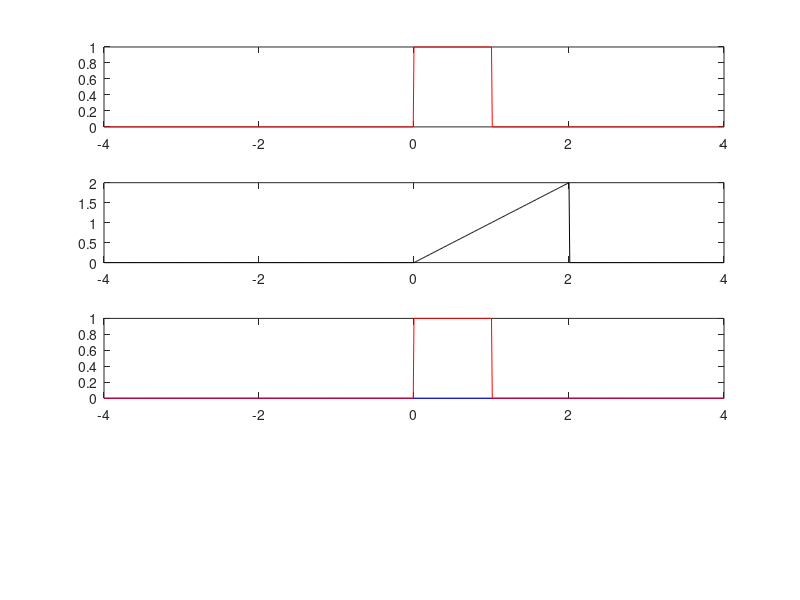

The MATLAB script that drew this image: (Note: this script raises an error after producing the figure.)
clc
clear all
close all


step_size_x=0.01;
t=-4:step_size_x:4;
appned_zeros=length(t);
shift_x_for_plot=round(appned_zeros/2)+1;

for ii=1:1:appned_zeros
    if(t(ii)<0)
        x(ii)=0; % x(t)
    elseif(t(ii)>=0 && t(ii)<=1)
        x(ii)=1;
    else
        x(ii)=0;
    end
end

for ii=1:1:appned_zeros
    if(t(ii)<0)
        y(ii)=0; % y(t)
    elseif(t(ii)>=0 && t(ii)<=2)
        y(ii)=t(ii);
    else
        y(ii)=0;
    end
end


for ii=1:1:appned_zeros
    fliped_y(ii)=y(appned_zeros-ii+1);
end
% fliped_expo_t=fliplr( expo_t);

prefix_x=zeros(1, 2*appned_zeros);
post_fix_x=zeros(1, appned_zeros);

fliped_y_with_appneded_zeros...
    =[prefix_x, fliped_y];

moving_signal_for_conv=...
    zeros(1, 3*appned_zeros );

for ii=1:1:appned_zeros
    pre_fix_t(1, appned_zeros-ii+1)=t(1,1)-(ii*step_size_x);
    post_fix(1, ii)=t(1,end)-step_size_x+(ii*step_size_x);
end
t_new=[NaN*ones(1, appned_zeros), t,...
    NaN*ones(1, appned_zeros)];%

t_new_2=[zeros(1, 3*appned_zeros)];%


indexing_new=length...
    (fliped_y_with_appneded_zeros);

x_new=[post_fix_x, x, post_fix_x];

con_output=zeros...
    (1, (3*appned_zeros) );

subplot(4,1,1),plot(t, x, 'r')

subplot(4,1,2),plot(t, y, 'k')


for ii=1:indexing_new
    moving_signal_for_conv(1, 1:ii)...
        =fliped_y_with_appneded_zeros(1,...
        indexing_new-ii+1:indexing_new);
    subplot(4,1,3),plot...
        (t_new, moving_signal_for_conv,...
        'b', t_new, x_new,'r');
    signal_multiplier=moving_signal_for_conv...
        .*x_new;
    con_output(ii)=integration_x...
        (signal_multiplier,step_size_x );
    
    if((ii-shift_x_for_plot)<0)
        t_new_2(1, ii)=t_new(1,ii-...
            shift_x_for_plot+shift_x_for_plot);
    else
        t_new_2(1, ii)=t_new(1,ii-shift_x_for_plot+1);
    end
    subplot(4,1,4),plot(t_new_2, con_output,'k');
%     plot(con_output,'k');
    pause(0.001);
end


for ii=1:1:indexing_new
    if(t_new_2(ii)<0)
        y_theoritical(ii)=0; % y(t)
    elseif(t_new_2(ii)>=0 && t_new_2(ii)<=1)
        y_theoritical(ii)=(1/2)*(t_new_2(ii)^2);
    elseif(t_new_2(ii)>1 && t_new_2(ii)<=2)
        y_theoritical(ii)=t_new_2(ii)-(1/2);
    elseif(t_new_2(ii)>2 && t_new_2(ii)<=3)
        y_theoritical(ii)=(-(1/2)*(t_new_2(ii)^2))...
            +(t_new_2(ii)*1)+((3/2)*1);
    else
        y_theoritical(ii)=0;
    end
end

figure, plot(t_new_2, y_theoritical, '--k',...
    t_new_2, con_output, 'r')
